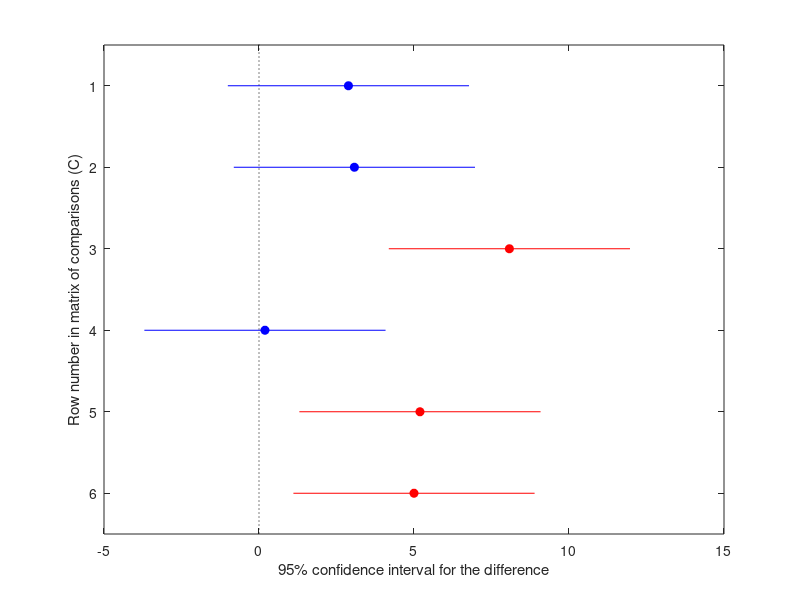
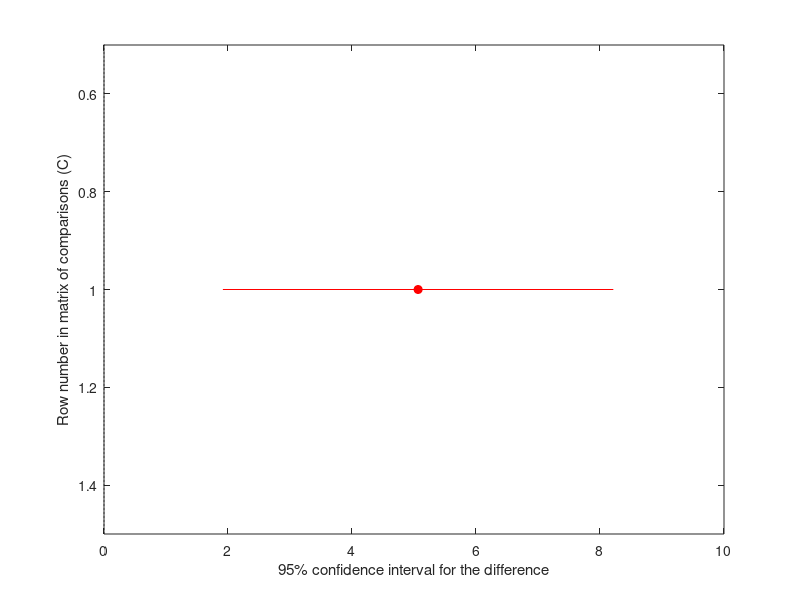

Write MATLAB code to recreate these figures, in order. (Note: this script raises an error after producing the figures.)
Effort_Ablation1=[12
19
14
15
21
16
16
16
19
17
15
27
22
25
14
16
27
16
10
18
19
15
22
19
12
12];

Effort_Ablation2=[13
8
5
14
15
12
10
12
16
13
17
17
17
15
20
12
27
13
9
12
18
22
26
13
7
16
];

Effort_Ablation3=[8
10
15
10
16
9
10
21
16
20
16
12
17
10
17
17
22
12
6
15
15
26
26
9
5
14
];

Effort_Ablation4=[1
1
5
9
4
3
5
23
6
4
15
8
14
6
12
14
19
12
4
12
12
15
20
10
2
8
];

Effort_Palpation1=[20
25
17
15
24
18
21
20
17
16
19
24
20
16
24
17
22
13
12
20
21
25
19
5
16
11
];

Effort_Palpation2=[7
6
3
14
16
14
13
16
15
14
12
15
20
17
16
23
11
9
11
14
27
24
-1
9
7
];


ablationVec=[Effort_Ablation1;Effort_Ablation2;Effort_Ablation3;Effort_Ablation4];
ablationCell={Effort_Ablation1,Effort_Ablation2,Effort_Ablation3,Effort_Ablation4};
ablationCategory = [repmat({['Unaided']},length(ablationCell{1}),1);
                    repmat({['Visual']},length(ablationCell{2}),1);
                    repmat({['Bilateral']},length(ablationCell{3}),1);
                    repmat({['FRMM']},length(ablationCell{4}),1)];
% figure
% myBoxPlot(ablationCell,ablationCategory)
% title('Perceived User Ablation Effort')
% ylabel('Combined TLX Effort Score')
% prettyFigure

figure
[p,tbl,stats]=anova1(ablationVec,ablationCategory,'off');
c=multcompare(stats,'Alpha',0.05,'CType','tukey-kramer');
pValAblation = c(:,end)


palpationVec=[Effort_Palpation1;Effort_Palpation2];
palpationCell={Effort_Palpation1,Effort_Palpation2};
palpationCategory = [repmat({['Bilateral']},length(palpationCell{1}),1);
                    repmat({['Overlay']},length(palpationCell{2}),1)];
% figure
% myBoxPlot(palpationCell,palpationCategory)
% title('Perceived User Palpation Effort')
% ylabel('Combined TLX Effort Score')
% prettyFigure

figure
[p,tbl,stats]=anova1(palpationVec,palpationCategory,'off');
c=multcompare(stats,'Alpha',0.05,'CType','tukey-kramer');
pValPalpation = c(:,end)

%%
figure
myBoxPlot(horzcat(ablationCell,palpationCell),vertcat(ablationCategory,palpationCategory))
% [15.5000 2.5160]
% annotation('textbox',[.9 .5 .1 .2],'String','Text outside the axes','EdgeColor','none')
ylabel('Combined TLX Effort Score')
prettyFigure
hold on
y=get(gca,'ylim');
plot([4.5,4.5],y,'k','linewidth',4)
title(['Perceived User Effort' newline])
text(2,30,'Ablation','FontSize',32,'Color','r','FontAngle','oblique')
text(5,30,'Palpation','FontSize',32,'Color','r','FontAngle','oblique')
plot(3.75,3.25,'kp','MarkerSize',15,'MarkerFaceColor','k')
plot(5.75,8.35,'kp','MarkerSize',15,'MarkerFaceColor','k')


% mean(palpationCell{1})%    18.3462
% mean(palpationCell{2})%    13.2800
% mean(ablationCell{1})%    17.4615
% mean(ablationCell{2})%    14.5769
% mean(ablationCell{3})%    14.3846
% mean(ablationCell{4})%     9.3846

